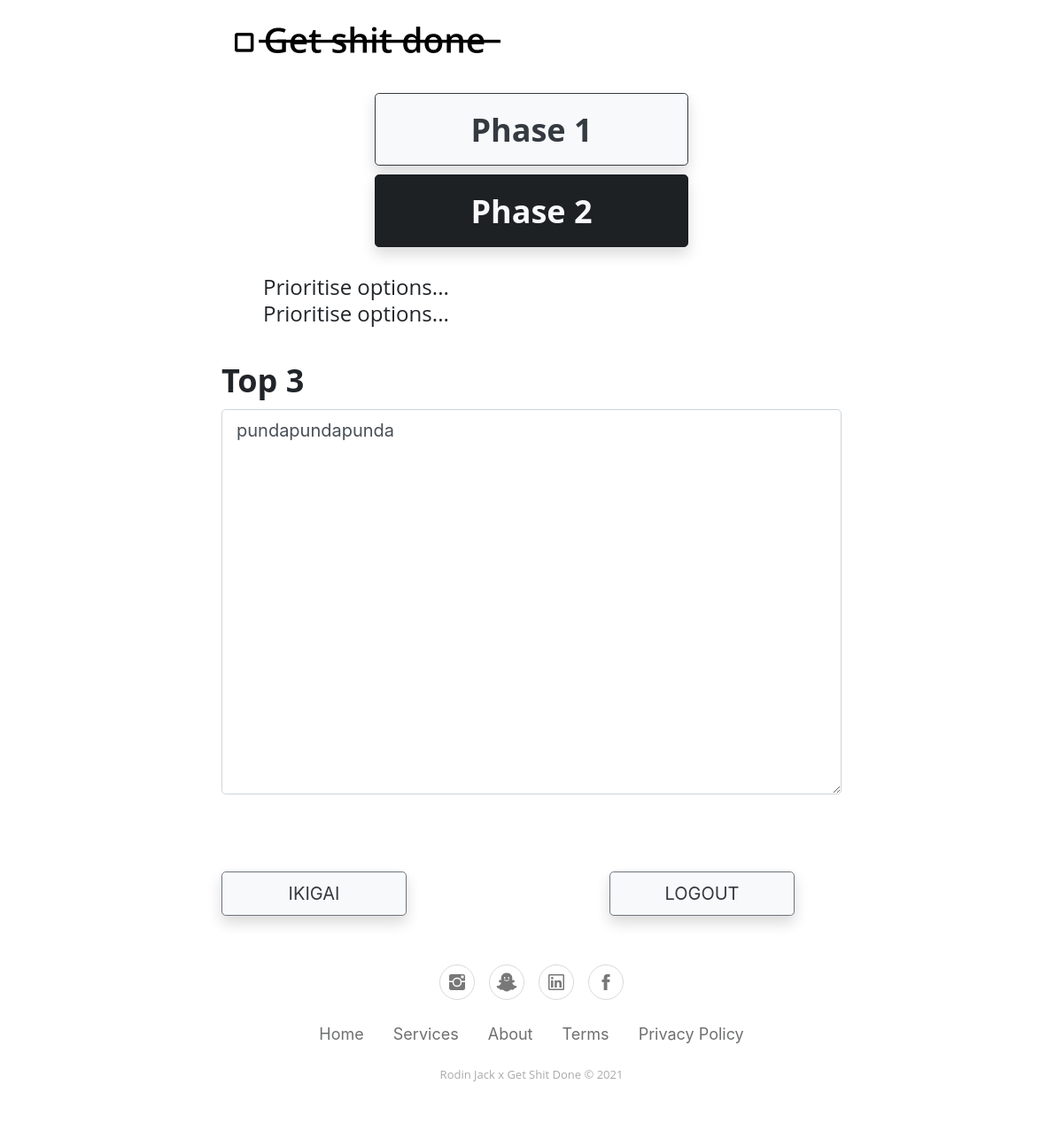
The page /topecg (signed in) on the database as committed earlier.
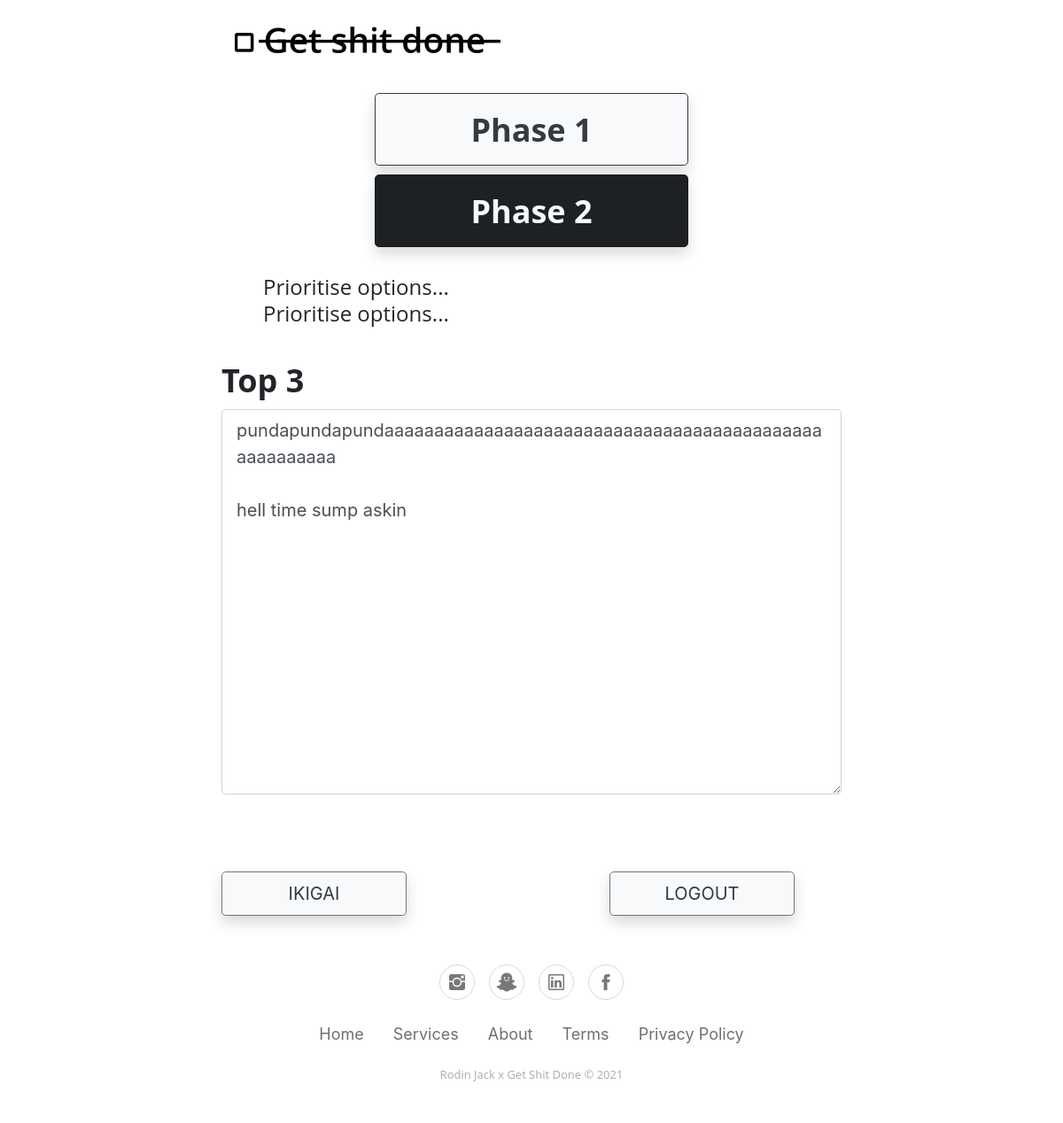
The same page on the database as committed later.
### test.py (models this page shows)
class Users(db.Model):
    _id = db.Column(db.Integer, primary_key=True)
    mail = db.Column(db.String(25), unique=True)
    password = db.Column(db.String(25))
    datecreated = db.Column(db.DateTime, default=datetime.now)
    p11 = db.Column(db.String(200), default="")
    p12 = db.Column(db.String(200), default="")
    p13 = db.Column(db.String(200), default="")
    p14 = db.Column(db.String(200), default="")
    p21 = db.Column(db.String(200), default="")
    p22 = db.Column(db.String(200), default="")
    p23 = db.Column(db.String(200), default="")
    p24 = db.Column(db.String(200), default="")
    p31 = db.Column(db.String(200), default="")
    p32 = db.Column(db.String(200), default="")
    e1 = db.Column(db.String(500), default="")
    e2 = db.Column(db.String(500), default="")
    e3 = db.Column(db.String(500), default="")
    e4 = db.Column(db.String(200), default="")
    don = db.Column(db.Integer, default=0)

### test.py (the view)
@app.route("/topecg", methods=["POST", "GET"])
def topecg():
    if "user" in session:
        data = Users()
        data = Users.query.filter_by(mail=session["user"]).first()
        if request.method=="POST":
            data.e4=request.form["e4"]
            db.session.commit()
            if request.form["savedirec"]== "phase1":
                return redirect(url_for("ecg"))
            elif request.form["savedirec"]== "ikigai":
                return redirect(url_for("phase1"))
            else:
                return redirect(url_for("logout"))
        else:
            return render_template("topecg.html", pp1=data.e4)
    else:
        return redirect(url_for("index"))

### templates/topecg.html (shortened to what this page needs)
<!DOCTYPE html>
<html>
<head>
    <link rel="stylesheet" href="static/assets/bootstrap/css/bootstrap.min.css">
    <link rel="stylesheet" href="static/assets/fonts/ionicons.min.css">
    <link rel="stylesheet" href="static/assets/css/styles.min.css">
</head>
<body>
    <div class="container" style="max-width: 1920px;padding-left: 250px;padding-right: 250px;margin-top: 30px;margin-bottom: 10px;">
        <div class="row" style="margin-right: 0px;margin-left: 0px;margin-bottom: 0px;">
            <div class="col"><img src="static/assets/img/Logo_Horizontal@3x.png"></div>
        </div>
        <form action="#" method="post">
            <div class="form-row text-center" style="margin-right: 0px;margin-left: 0px;margin-bottom: 0px;margin-top: 40px;">
                <div class="col"><button class="btn btn-dark btn-lg text-center text-dark bg-light shadow" type="submit" style="width: 354px;height: 82px;margin: 5px;" name="savedirec" value="phase1">Phase 1</button></div>
                <div class="col"><button class="btn btn-dark active btn-lg text-center text-light shadow" type="button" style="width: 354px;height: 82px;margin: 5px;">Phase 2</button></div>
            </div>
            <div class="form-row text-center" style="margin-right: 0px;margin-left: 0px;margin-bottom: 20px;margin-top: 25px;">
                <div class="col text-left">
                    <p style="padding-left: 42px;">Prioritise options...<br>Prioritise options...<br></p>
                </div>
            </div>
            <div class="form-row" style="margin-bottom: 0px;">
                <div class="col text-left">
                    <h2 class="text-left">Top 3</h2><textarea class="form-control form-control-lg" style="height: 435px;margin: 0px;" name="e4" placeholder="put your top 3 ecg things here" autocomplete="on" spellcheck="true" required="" minlength="5">{{pp1}}</textarea></div>
            </div>
            <div class="form-row" style="margin-bottom: 15px;margin-top: 42px;">
                <div class="col text-left" style="margin-top: 45px;padding-right: 58px;"><button class="btn btn-secondary btn-lg text-uppercase text-center text-dark bg-light shadow" type="submit" style="width: 209px;height: 50px;" name="savedirec" value="ikigai">Ikigai</button></div>
                <div class="col text-right" style="margin-top: 45px;padding-right: 58px;"><button class="btn btn-secondary btn-lg text-uppercase text-center text-dark bg-light shadow" type="submit" style="width: 209px;height: 50px;" name="savedirec" value="log">Logout</button></div>
            </div>
        </form>
    </div>
    <div class="footer-basic">
        <footer>
            <div class="social"><a href="#"><i class="icon ion-social-instagram"></i></a><a href="#"><i class="icon ion-social-snapchat"></i></a><a href="#"><i class="icon ion-social-linkedin-outline"></i></a><a href="#"><i class="icon ion-social-facebook"></i></a></div>
            <ul
                class="list-inline">
                <li class="list-inline-item"><a href="#">Home</a></li>
                <li class="list-inline-item"><a href="#">Services</a></li>
                <li class="list-inline-item"><a href="#">About</a></li>
                <li class="list-inline-item"><a href="#">Terms</a></li>
                <li class="list-inline-item"><a href="#">Privacy Policy</a></li>
                </ul>
                <p class="copyright">Rodin Jack x Get Shit Done © 2021</p>
        </footer>
    </div>
</body>
</html>

Rows that differ between the two databases and show on the page:
changed Users: e4 "pundapundapunda" → "pundapundapundaaaaaaaaaaaaaaaaaaaaaaaaaaaaaaaaaaaaaaaaaaaaaaaaaaaaaa hell time sump askin"
